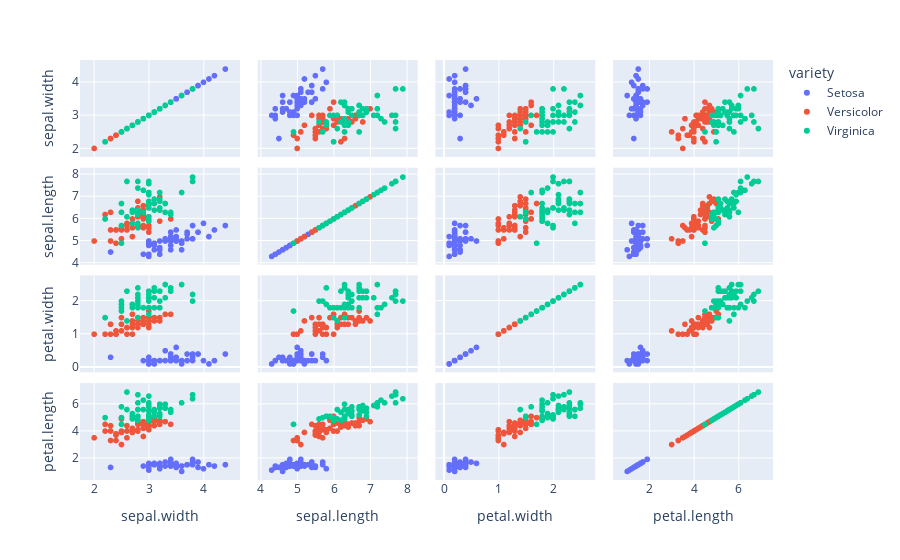

The cell this chart's notebook holds for it:
### Code cell
fig = px.scatter_matrix(iris_df, dimensions=["sepal.width", "sepal.length", 
                            "petal.width", "petal.length"], color="variety")
fig.show()

### Figure 1 — Plotly figure (JSON) as saved in the notebook; plotly's stock layout.template omitted (floating-point values rounded to 4 significant figures)
{"data": [{"dimensions": [{"axis": {"matches": true}, "label": "sepal.width", "values": [3.5, 3.0, 3.2, 3.1, 3.6, 3.9, 3.4, 3.4, 2.9, 3.1, 3.7, 3.4, 3.0, 3.0, 4.0, 4.4, 3.9, 3.5, 3.8, 3.8, 3.4, 3.7, 3.6, 3.3, 3.4, 3.0, 3.4, 3.5, 3.4, 3.2, 3.1, 3.4, 4.1, 4.2, 3.1, 3.2, 3.5, 3.6, 3.0, 3.4, 3.5, 2.3, 3.2, 3.5, 3.8, 3.0, 3.8, 3.2, 3.7, 3.3]}, {"axis": {"matches": true}, "label": "sepal.length", "values": [5.1, 4.9, 4.7, 4.6, 5.0, 5.4, 4.6, 5.0, 4.4, 4.9, 5.4, 4.8, 4.8, 4.3, 5.8, 5.7, 5.4, 5.1, 5.7, 5.1, 5.4, 5.1, 4.6, 5.1, 4.8, 5.0, 5.0, 5.2, 5.2, 4.7, 4.8, 5.4, 5.2, 5.5, 4.9, 5.0, 5.5, 4.9, 4.4, 5.1, 5.0, 4.5, 4.4, 5.0, 5.1, 4.8, 5.1, 4.6, 5.3, 5.0]}, {"axis": {"matches": true}, "label": "petal.width", "values": [0.2, 0.2, 0.2, 0.2, 0.2, 0.4, 0.3, 0.2, 0.2, 0.1, 0.2, 0.2, 0.1, 0.1, 0.2, 0.4, 0.4, 0.3, 0.3, 0.3, 0.2, 0.4, 0.2, 0.5, 0.2, 0.2, 0.4, 0.2, 0.2, 0.2, 0.2, 0.4, 0.1, 0.2, 0.2, 0.2, 0.2, 0.1, 0.2, 0.2, 0.3, 0.3, 0.2, 0.6, 0.4, 0.3, 0.2, 0.2, 0.2, 0.2]}, {"axis": {"matches": true}, "label": "petal.length", "values": [1.4, 1.4, 1.3, 1.5, 1.4, 1.7, 1.4, 1.5, 1.4, 1.5, 1.5, 1.6, 1.4, 1.1, 1.2, 1.5, 1.3, 1.4, 1.7, 1.5, 1.7, 1.5, 1.0, 1.7, 1.9, 1.6, 1.6, 1.5, 1.4, 1.6, 1.6, 1.5, 1.5, 1.4, 1.5, 1.2, 1.3, 1.4, 1.3, 1.5, 1.3, 1.3, 1.3, 1.6, 1.9, 1.4, 1.6, 1.4, 1.5, 1.4]}], "hovertemplate": "variety=Setosa<br>%{xaxis.title.text}=%{x}<br>%{yaxis.title.text}=%{y}<extra></extra>", "legendgroup": "Setosa", "marker": {"color": "#636efa", "symbol": "circle"}, "name": "Setosa", "showlegend": true, "type": "splom"}, {"dimensions": [{"axis": {"matches": true}, "label": "sepal.width", "values": [3.2, 3.2, 3.1, 2.3, 2.8, 2.8, 3.3, 2.4, 2.9, 2.7, 2.0, 3.0, 2.2, 2.9, 2.9, 3.1, 3.0, 2.7, 2.2, 2.5, 3.2, 2.8, 2.5, 2.8, 2.9, 3.0, 2.8, 3.0, 2.9, 2.6, 2.4, 2.4, 2.7, 2.7, 3.0, 3.4, 3.1, 2.3, 3.0, 2.5, 2.6, 3.0, 2.6, 2.3, 2.7, 3.0, 2.9, 2.9, 2.5, 2.8]}, {"axis": {"matches": true}, "label": "sepal.length", "values": [7.0, 6.4, 6.9, 5.5, 6.5, 5.7, 6.3, 4.9, 6.6, 5.2, 5.0, 5.9, 6.0, 6.1, 5.6, 6.7, 5.6, 5.8, 6.2, 5.6, 5.9, 6.1, 6.3, 6.1, 6.4, 6.6, 6.8, 6.7, 6.0, 5.7, 5.5, 5.5, 5.8, 6.0, 5.4, 6.0, 6.7, 6.3, 5.6, 5.5, 5.5, 6.1, 5.8, 5.0, 5.6, 5.7, 5.7, 6.2, 5.1, 5.7]}, {"axis": {"matches": true}, "label": "petal.width", "values": [1.4, 1.5, 1.5, 1.3, 1.5, 1.3, 1.6, 1.0, 1.3, 1.4, 1.0, 1.5, 1.0, 1.4, 1.3, 1.4, 1.5, 1.0, 1.5, 1.1, 1.8, 1.3, 1.5, 1.2, 1.3, 1.4, 1.4, 1.7, 1.5, 1.0, 1.1, 1.0, 1.2, 1.6, 1.5, 1.6, 1.5, 1.3, 1.3, 1.3, 1.2, 1.4, 1.2, 1.0, 1.3, 1.2, 1.3, 1.3, 1.1, 1.3]}, {"axis": {"matches": true}, "label": "petal.length", "values": [4.7, 4.5, 4.9, 4.0, 4.6, 4.5, 4.7, 3.3, 4.6, 3.9, 3.5, 4.2, 4.0, 4.7, 3.6, 4.4, 4.5, 4.1, 4.5, 3.9, 4.8, 4.0, 4.9, 4.7, 4.3, 4.4, 4.8, 5.0, 4.5, 3.5, 3.8, 3.7, 3.9, 5.1, 4.5, 4.5, 4.7, 4.4, 4.1, 4.0, 4.4, 4.6, 4.0, 3.3, 4.2, 4.2, 4.2, 4.3, 3.0, 4.1]}], "hovertemplate": "variety=Versicolor<br>%{xaxis.title.text}=%{x}<br>%{yaxis.title.text}=%{y}<extra></extra>", "legendgroup": "Versicolor", "marker": {"color": "#EF553B", "symbol": "circle"}, "name": "Versicolor", "showlegend": true, "type": "splom"}, {"dimensions": [{"axis": {"matches": true}, "label": "sepal.width", "values": [3.3, 2.7, 3.0, 2.9, 3.0, 3.0, 2.5, 2.9, 2.5, 3.6, 3.2, 2.7, 3.0, 2.5, 2.8, 3.2, 3.0, 3.8, 2.6, 2.2, 3.2, 2.8, 2.8, 2.7, 3.3, 3.2, 2.8, 3.0, 2.8, 3.0, 2.8, 3.8, 2.8, 2.8, 2.6, 3.0, 3.4, 3.1, 3.0, 3.1, 3.1, 3.1, 2.7, 3.2, 3.3, 3.0, 2.5, 3.0, 3.4, 3.0]}, {"axis": {"matches": true}, "label": "sepal.length", "values": [6.3, 5.8, 7.1, 6.3, 6.5, 7.6, 4.9, 7.3, 6.7, 7.2, 6.5, 6.4, 6.8, 5.7, 5.8, 6.4, 6.5, 7.7, 7.7, 6.0, 6.9, 5.6, 7.7, 6.3, 6.7, 7.2, 6.2, 6.1, 6.4, 7.2, 7.4, 7.9, 6.4, 6.3, 6.1, 7.7, 6.3, 6.4, 6.0, 6.9, 6.7, 6.9, 5.8, 6.8, 6.7, 6.7, 6.3, 6.5, 6.2, 5.9]}, {"axis": {"matches": true}, "label": "petal.width", "values": [2.5, 1.9, 2.1, 1.8, 2.2, 2.1, 1.7, 1.8, 1.8, 2.5, 2.0, 1.9, 2.1, 2.0, 2.4, 2.3, 1.8, 2.2, 2.3, 1.5, 2.3, 2.0, 2.0, 1.8, 2.1, 1.8, 1.8, 1.8, 2.1, 1.6, 1.9, 2.0, 2.2, 1.5, 1.4, 2.3, 2.4, 1.8, 1.8, 2.1, 2.4, 2.3, 1.9, 2.3, 2.5, 2.3, 1.9, 2.0, 2.3, 1.8]}, {"axis": {"matches": true}, "label": "petal.length", "values": [6.0, 5.1, 5.9, 5.6, 5.8, 6.6, 4.5, 6.3, 5.8, 6.1, 5.1, 5.3, 5.5, 5.0, 5.1, 5.3, 5.5, 6.7, 6.9, 5.0, 5.7, 4.9, 6.7, 4.9, 5.7, 6.0, 4.8, 4.9, 5.6, 5.8, 6.1, 6.4, 5.6, 5.1, 5.6, 6.1, 5.6, 5.5, 4.8, 5.4, 5.6, 5.1, 5.1, 5.9, 5.7, 5.2, 5.0, 5.2, 5.4, 5.1]}], "hovertemplate": "variety=Virginica<br>%{xaxis.title.text}=%{x}<br>%{yaxis.title.text}=%{y}<extra></extra>", "legendgroup": "Virginica", "marker": {"color": "#00cc96", "symbol": "circle"}, "name": "Virginica", "showlegend": true, "type": "splom"}], "layout": {"dragmode": "select", "legend": {"title": {"text": "variety"}, "tracegroupgap": 0}, "margin": {"t": 60}}}
